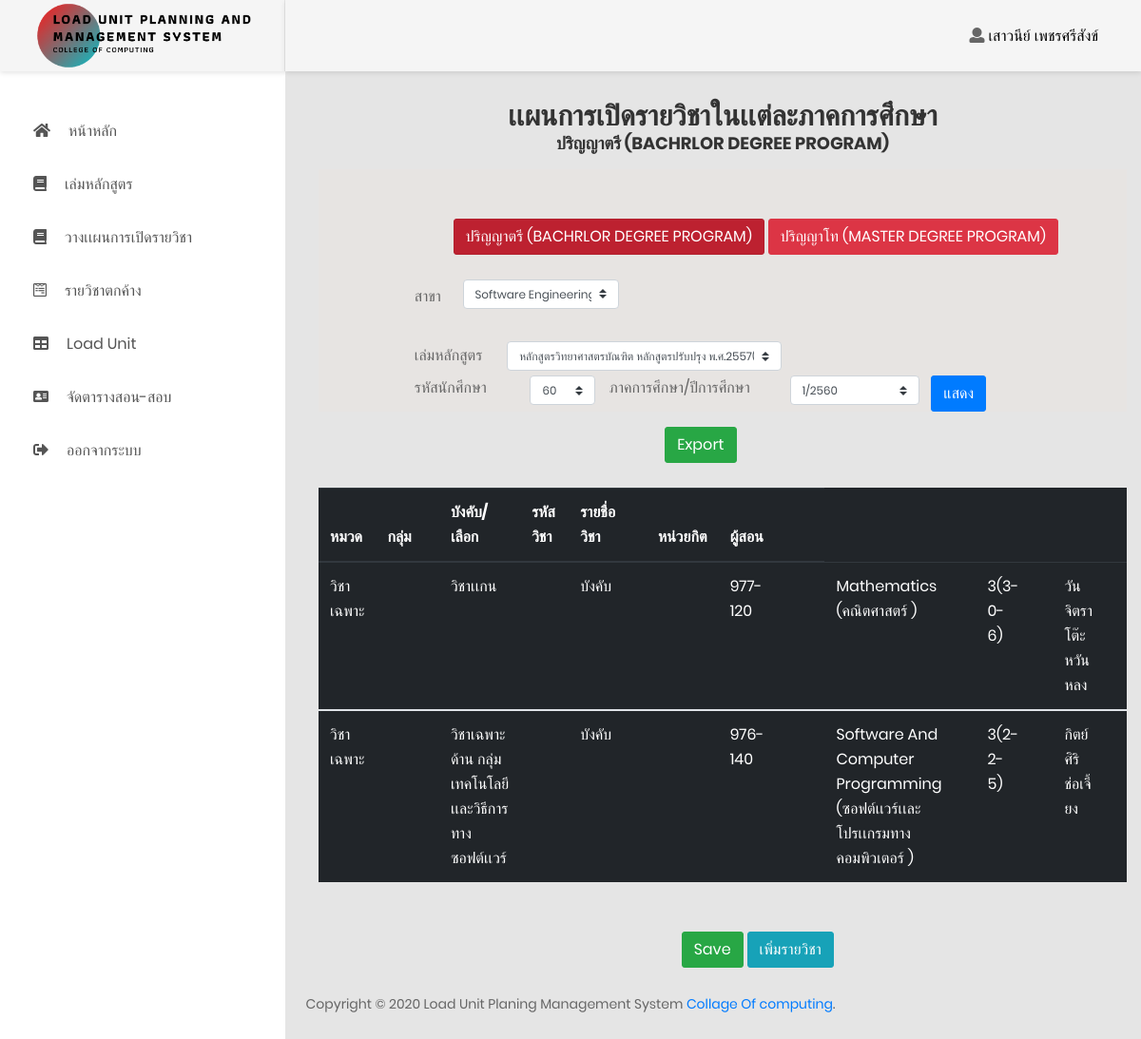
/openCourse.php (signed in), run on the app's committed database.
### tables this page shows
CREATE TABLE `opencourse` (
  `openCourse_ID` varchar(4) NOT NULL,
  `openCourse_name` varchar(100) NOT NULL,
  `openCourse_category` varchar(100) NOT NULL,
  `openCourse_group` varchar(250) NOT NULL,
  `openCourse_forceSelect` varchar(100) NOT NULL,
  `openCourse_courseCode` varchar(7) NOT NULL,
  `openCourse_listSubjects` varchar(500) NOT NULL,
  `openCourse_credit` varchar(8) NOT NULL,
  `openCourse_instructor` varchar(50) NOT NULL,
  `executivePosition_ID` varchar(4) NOT NULL
);

### openCourse.php (the view, shortened to what this page needs)
<!DOCTYPE html>
<html lang="en">
<head>
  <link href="css/font-face.css" rel="stylesheet" media="all">
  <link href="vendor/font-awesome-4.7/css/font-awesome.min.css" rel="stylesheet" media="all">
  <link href="vendor/font-awesome-5/css/fontawesome-all.min.css" rel="stylesheet" media="all">
  <link href="vendor/mdi-font/css/material-design-iconic-font.min.css" rel="stylesheet" media="all">
  <link href="vendor/bootstrap-4.1/bootstrap.min.css" rel="stylesheet" media="all">
  <link href="vendor/animsition/animsition.min.css" rel="stylesheet" media="all">
  <link href="vendor/bootstrap-progressbar/bootstrap-progressbar-3.3.4.min.css" rel="stylesheet" media="all">
  <link href="vendor/wow/animate.css" rel="stylesheet" media="all">
  <link href="vendor/css-hamburgers/hamburgers.min.css" rel="stylesheet" media="all">
  <link href="vendor/slick/slick.css" rel="stylesheet" media="all">
  <link href="vendor/select2/select2.min.css" rel="stylesheet" media="all">
  <link href="vendor/perfect-scrollbar/perfect-scrollbar.css" rel="stylesheet" media="all">
  <link href="css/theme.css" rel="stylesheet" media="all">
</head>
<body class="animsition">
  <?php
  require('db.php');
  if (isset($_SESSION['staff_nameSur'])) {
    $username = $_SESSION['staff_nameSur'];
  ?>
  <div class="page-wrapper">
    <aside class="menu-sidebar d-none d-lg-block">
      <div class="logo">
        <a href="#">
          <img src="images/LogoProject-removebg-preview.png" alt="LoadUnitPlanningAndManagementSystem" />
        </a>
      </div>
      <div class="menu-sidebar__content js-scrollbar1">
        <nav class="navbar-sidebar">
          <ul class="list-unstyled navbar__list">
            <li>
              <a href="home.php">
                <i class="fas fa-home"></i>หน้าหลัก</a>
            </li>
            <li>
              <a href="planCourse.php">
              <i class="fas fa-book"></i>เล่มหลักสูตร</a>
            </li>
            <li>
              <a href="openCourse.php">
              <i class="fas fa-book"></i>วางเเผนการเปิดรายวิชา</a>
            </li>
            <li>
              <a href="residualSubjects.php">
                <i class="fab fa-wpforms"></i>รายวิชาตกค้าง</a>
            </li>
            <li>
              <a href="loadUnit.php">
                <i class="fas fa-table"></i>Load Unit</a>
            </li>
            <li class="has-sub">
              <a class="js-arrow" href="#">
                <i class="fas fa-address-card"></i>จัดตารางสอน-สอบ</a>
            </li>
            <li>
              <a href="login.php">
                <i class="fas fa-sign-out-alt"></i>ออกจากระบบ</a>
            </li>
          </ul>
        </nav>
      </div>
    </aside>
    <div class="page-container" style="padding-left:20px;">
      <div class="page-container">
        <header class="header-desktop">
          <div class="section__content section__content--p30">
            <div class="container-fluid">
              <div class="header-wrap">
                <div class="header-button">
                  <div class="account-wrap">
                    <div class="content">
                      <i class="fas fa-user"></i>
                    <a class="js-acc-btn" href="#" style="color: black;">
                      <?php echo $username; ?>
                    </a>
                    </div>
                  </div>
                </div>
              </div>
            </div>
          </div>
        </header>
        <br> <br><br><br>
        <div class="container rounded col-md-10">
          <div class="form-group fromTE-form">
            <center>
              <h1>เเผนการเปิดรายวิชาในเเต่ละภาคการศึกษา</h1>
              <h4>ปริญญาตรี (BACHRLOR DEGREE PROGRAM)</h4>
            </center>
          </div>
          <div class="form-group fromTE-form" style="background: #e7e4e2;">
            <br><br>
            <div class=" btn-group-toggle  offset-md-2">
              <label class="btn btn-danger active">
                <a href="openCourse.php" style="color:  #ffffff"> ปริญญาตรี (BACHRLOR DEGREE PROGRAM)
                </a>
              </label>
              <label class="btn btn-danger">
                <a href="openCourseMDP.php" style="color:  #ffffff">
                  ปริญญาโท (MASTER DEGREE PROGRAM)
                </a>
              </label>
            </div>
            <div class="row col-md-10 offset-md-1">
              <br>
              <div class="major">
                <br>
                <label class="col-md-3">สาขา</label>
                <select class="custom-select custom-select-sm mb-2 col-md-8">
                  <option value="3" selected>Software Engineering</option>
                </select>
              </div>
              <div class="cousrse">
                <br>
                <label class="col-md-3">เล่มหลักสูตร</label>
                <select class="custom-select custom-select-sm  col-md-8">
                  <option selected>หลักสูตรวิทยาศาสตรบัณฑิต หลักสูตรปรับปรุง พ.ศ.2557(59-61)</option>
                </select>
              </div>
            </div>
            <div class="row col-md-12 offset-md-1">
              <label class="col-md-2">รหัสนักศึกษา</label>
              <select class="custom-select custom-select-sm col-md-1">
                <option value="4" selected>60</option>
              </select>
              <label class="col-md-3">ภาคการศึกษา/ปีการศึกษา</label>
              <select class="custom-select custom-select-sm col-md-2">
                <option selected>1/2560</option>
              </select> &nbsp;&nbsp;&nbsp;
              <button type="button" class="btn btn-primary">แสดง</button>
            </div>
          </div>
        </div>
          <div class="row">
            <div class="col-md-1 offset-md-5">
              <button type="button" class="btn btn-success">Export</button>
            </div>
          </div>
        <br>
        <div class="container-fluid">
          <table class="table table-dark">
            <colgroup>
              <col width="7%">
              <col width="15%">
              <col width="10%">
              <col width="7%">
              <col width="20%">
              <col width="5%">
              <col width="10%">
              <col width="15%">
            </colgroup>
            <thead>
              <tr>
                <th scope="col">หมวด</th>
                <th scope="col">กลุ่ม</th>
                <th scope="col">บังคับ/เลือก</th>
                <th scope="col">รหัสวิชา</th>
                <th scope="col">รายชื่อวิชา</th>
                <th scope="col">หน่วยกิต</th>
                <th scope="col">ผู้สอน</th>
                <th scope="col"></th>
              </tr>
            </thead>
            <?php
              $query = "SELECT * FROM openCourse";
					  	$result = mysqli_query($connect, $query) or die(mysql_error());
						  while ($row = mysqli_fetch_assoc($result)) {
            ?>
            <tbody>
            <tr>
            <?php
              echo "<td>".$row['openCourse_category']."<td>";
              echo "<td>".$row['openCourse_group']."<td>";
              echo "<td>".$row['openCourse_forceSelect']."<td>";
              echo "<td>".$row['openCourse_courseCode']."<td>";
              echo "<td>".$row['openCourse_listSubjects']."<td>";
              echo "<td>".$row['openCourse_credit']."<td>";
              echo "<td>".$row['openCourse_instructor']."<td>";
            ?>
            </tr>
            </tbody>
            <?php
              }
            ?>
          </table>
        </div>
        <br>
        <div class="form-group col-md-8 offset-md-5" id="form-check form-check-inline">
          <br>
          <div class="col-md-5">
            <button type="button" class="btn btn-success">Save</button>
            <button type="button" class="btn btn-info">เพิ่มรายวิชา</button>
          </div>
        </div>
      </div>
    </div>
    <div class="row">
      <div class="col-md-12">
        <div class="copyright">
          <p>Copyright © 2020 Load Unit Planing Management System
            <a href="https://www.computing.psu.ac.th/th/">Collage
              Of computing</a>.</p>
        </div>
      </div>
    </div>
  </div>
  <?php
  }
  ?>
</body>
</html>

### data on the page
opencourse: openCourse_category "วิชาเฉพาะ", openCourse_group "วิชาเเกน", openCourse_forceSelect "บังคับ", openCourse_courseCode "977-120", openCourse_listSubjects "Mathematics (คณิตศาสตร์ )", openCourse_credit "3(3-0-6)", openCourse_instructor "วันจิตรา โต๊ะหวันหลง"
opencourse: openCourse_category "วิชาเฉพาะ", openCourse_group "วิชาเฉพาะด้าน กลุ่มเทคโนโลยีเเละวิธีการทางซอฟต์เเวร์", openCourse_forceSelect "บังคับ", openCourse_courseCode "976-140", openCourse_listSubjects "Software And Computer Programming (ซอฟต์เเวร์เเละโปรเเกรมทางคอมพิวเตอร์ )", openCourse_credit "3(2-2-5)", openCourse_instructor "กิตย์ศิริ ช่อเจี้ยง"

### other printed values
$username "เสาวนีย์ เพชรศรีสังข์"
